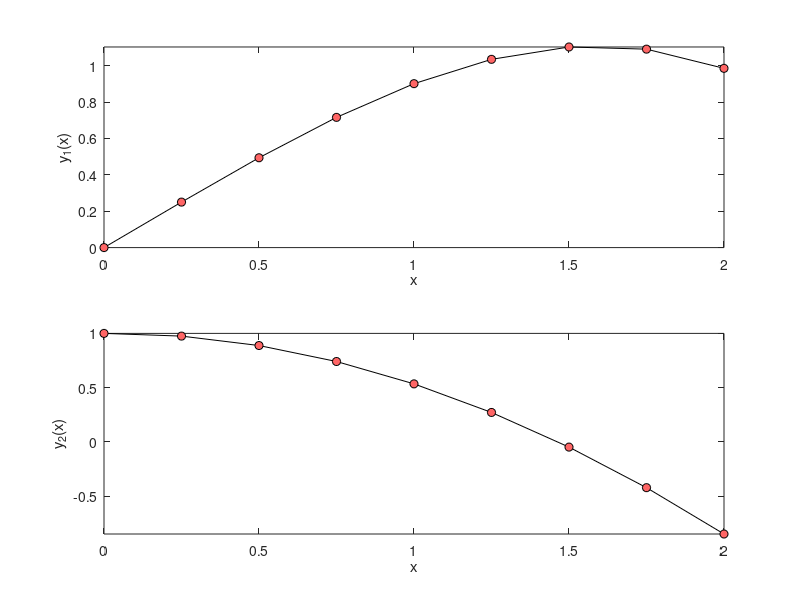

MATLAB code to generate this figure:
%% Code 7-1a | Euler's Explicit Method
clc; clear; close all
f = @(x,Y) [Y(2); -0.1*Y(2)-x];           %ODE
Y = [0 1];                                %initial values
S = [0 2];                                %response span
h = 0.25;                                 %domain increment
%Metod__________________________________________________________________
x = S(1);
Y = Y(:);
i = 1;
xx = x; YY = Y;
while x < S(2)
    i = i+1;
    Y = Y+f(x,Y)*h;
    x = x+h;
    xx(i) = x; YY(:,i) = Y;
end
%Illustration___________________________________________________________
m = numel(Y);
div = ['---------' repmat('------------',[1,m]),'\n'];
fprintf('        x'); fprintf('       y%d(x)',1:m);    fprintf(['\n',div]);
fprintf(['%9.3g',repmat('%12.5g',[1,m]),'\n'],[xx;YY]);fprintf(div);
for i = 1:m
    subplot(m,1,i)
    plot(xx,YY(i,:),'linestyle','-','Color','k',...
        'Marker','o','MarkerFaceColor',[1 0.4 0.4],...
        'displayname','f^0(x)'); hold on
    xlabel('x'); ylabel(['y_' num2str(i) '(x)']); axis tight;
end
